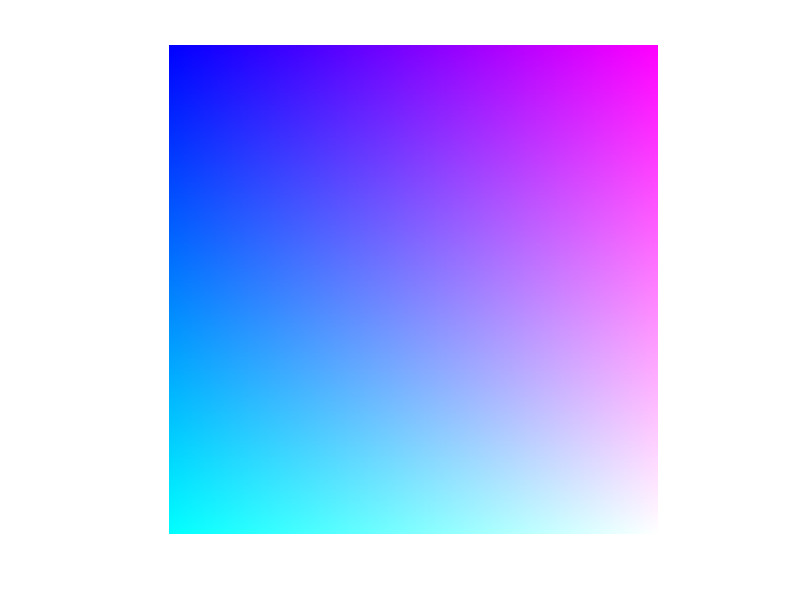

Write MATLAB code to recreate this figure.
sz = [400 400];
gradx = repmat(linspace(0,1,sz(2)),[sz(1) 1]);
grady = repmat(linspace(0,1,sz(1)).',[1 sz(2)]);
bk = zeros(sz);
wh = ones(sz);


grp3 = cat(3,gradx,grady,wh);

imshow(grp3)